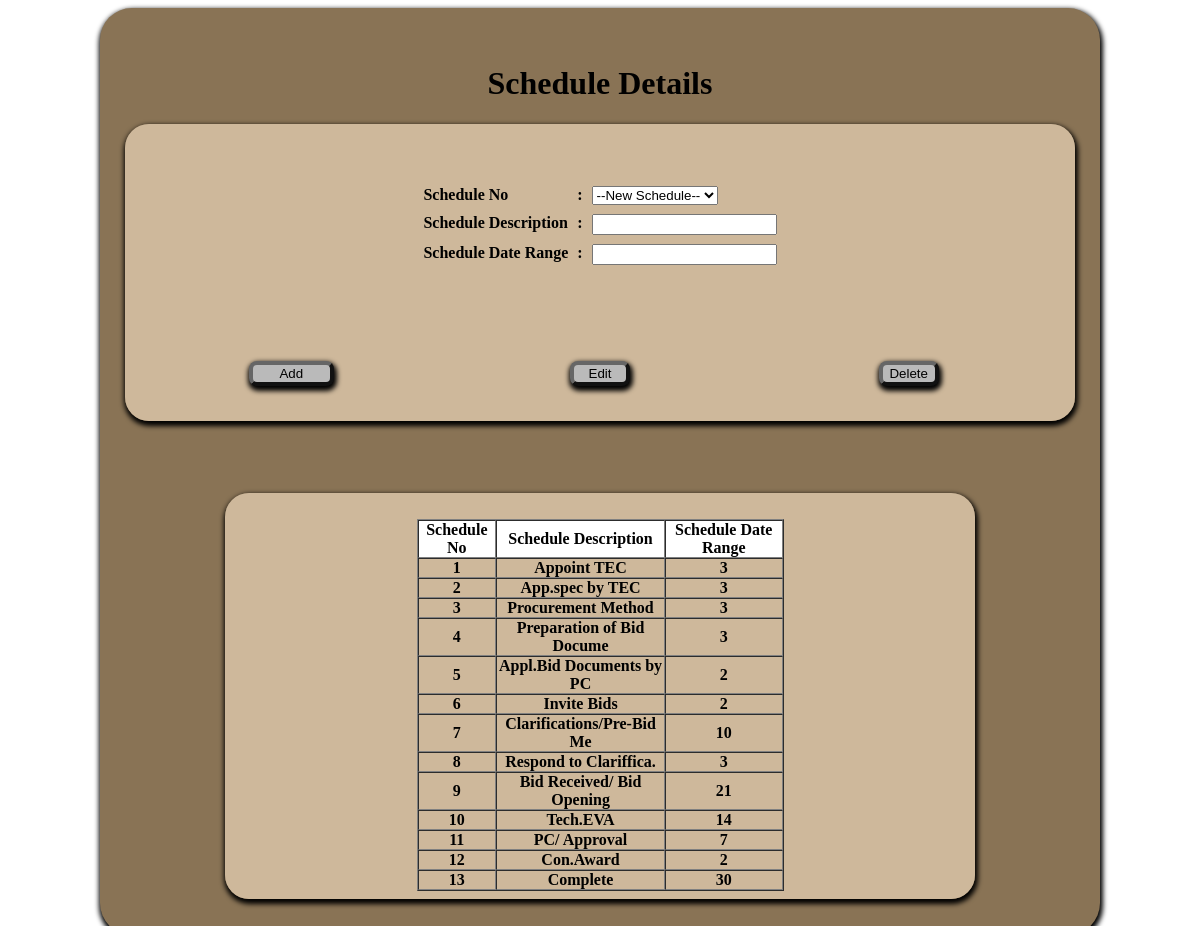
Page /schedule_task_bkp.php on the committed database.
### tables this page shows
CREATE TABLE IF NOT EXISTS `shdl_task_tbl` (
  `sh_no` int(11) NOT NULL AUTO_INCREMENT,
  `sh_des` varchar(25) NOT NULL,
  `date_range` int(11) NOT NULL,
  PRIMARY KEY (`sh_no`)
);

### phpfncs/Database.php (called while the page is built, shortened)
<?php
class DBOperations
{
private $ServerCon;
	public function Connect_to_DB($db)
	{
	$this->ServerCon = mysql_connect("localhost","root","");
	if (!$this->ServerCon)
		  {
		  die('Could not connect: ' . mysql_error());
		  }
	  else
		  {
			$this->DbCon =mysql_select_db('misaccdb', $this->ServerCon);
		  }
	}
	public function Exe_Qry($query)
	{
			$result = mysql_query($query, $this->ServerCon);
				if(!$result)
				{
					die('DB Error: ' . mysql_error(). " <br/>" .$query);
					echo '<script> alert ("'. mysql_error() .'"); </script>';
				}
				else
				{
					return $result;
				}
	}
}
?>

### schedule_task_bkp.php (the view, shortened to what this page needs)
<!DOCTYPE html>
<html>
<head>
<link href="css/Css_file.css" rel="stylesheet" type="text/css">
<?php
require_once ("phpfncs/Database.php");
require_once ("phpfncs/Funcs.php");
$db = new DBOperations("attend_db");
?>
</head>
	<body>
<div id="wrapp">
	<form method="post" action="" onSubmit="return validate_form(this);" class="plain">
<table align="center" class="searchResults">
		<table width="94%" height="297"  border="0" align="center" cellpadding="10" cellspacing="1" id="wrapped2">
		  <caption><h1>Schedule Details</h1></caption>
				<tr>
					<th>
					<table align="center"  border="0" cellpadding="4" cellspacing="1" style="color:#000000">
                <div class="combobox">
				<tr>
					<th valign="top" scope="row"><div align="left">Schedule No</div></th>
					<th valign="top">:</th>
							<td align="left">
							<select name = "txtsh_no" id = "txtsh_no" onChange = "buttonfun()">
            <?php
				$values =$db->Exe_Qry("SELECT sh_no FROM shdl_task_tbl");
				echo "<option >--New Schedule--</option>";
				while ($row = mysql_fetch_array($values)) {
					$setSelect = "";
					echo "<option value='$row[0]' $setSelect>$row[0]</option>";
				}
			?>
			</td>
    </tr>
				</tr>
				</div>
				<tr>
					<th valign="top" scope="row"><div align="left">Schedule Description</div></th>
					<th valign="top">:</th>
					<td align="left">
					<input name="txtsh_des" id="txtsh_des" type="text"></td>
				</tr>
	<tr>
					<th valign="top" scope="row"><div align="left">Schedule Date Range</th>
					<th valign="top">:</th>
                    <td align="left">
					<input name="txtdate_range" id="txtdate_range" type="text"></td>
				</tr>
			<br/>
			<br/>
			<tr>
				<td class="tbrow" colspan="3" >
				<table width="100%" >
					<tr >
						<td class="tbrow" width="22%"> <div align="center"><font color="#FF33CC" size="1">
							<input name="btnadd" type="submit" id="btnaddid" value="Add" onClick="myfunction()">
							</font></div>
						</td>
					<td class="tbrow" width="22%"> <div align="center"><font color="#FF33CC">
							<input name="btnEdit" type="submit" value="Edit" onClick="document.location.href ='Schedule_task.php?pr_no=<?php echo $row['sh_no'] ?>'" class="button" style="width:60px;"/>
							</font></div>
						   <td class="tbrow" width="22%"> <div align="center"><font color="#FF33CC">
						   <input name="btndelete" id="btndelete" type="submit" value="Delete" class="button" onClick="document.location..href ='Schedule_task.php?cmd=delete&pr_no=<?php echo $row['sh_no'] ?>'" style="width:60px;" />
							</font></div>
						</td>
				</tr>
				</table>
				</td>
			</tr>
<br/>
			<br/>
				<br/>
			<br/>
			<table id="wrapped" align="center" cellspacing="3" cellpadding="5" border="0">
			<tr>
				<th>
				<?php
					$result1=$db->Exe_Qry("SELECT * FROM shdl_task_tbl ORDER BY sh_no");
					if(mysql_num_rows($result1)>0){
					if ($myrow = mysql_fetch_array($result1)) {
					echo '<br>';
					echo '<table id = "table2" align="center" border="1" cellspacing="0" cellpadding="0" width=50% >'."\n";
					echo '<tr bgcolor="#FFFFFF" height="30">';
					echo '<td class="tbrow" ><div align="center">Schedule No</td>';
					echo '<td class="tbrow" ><div align="center">Schedule Description</td>';
					echo '<td class="tbrow" ><div align="center">Schedule Date Range</td>';
					echo "</tr>\n";
					do {
				?>
				<tr>
                	<td class="" ><?php echo $myrow['sh_no']; ?></td>
					<td class="" ><?php echo $myrow['sh_des']; ?></td>
				<td class="" ><?php echo $myrow['date_range']; ?></td>
				<?php
					}
					while ($myrow = mysql_fetch_array($result1));
					echo '</table>';
					}
					}
					else{
						echo "No Result to Display";
					}
				?>
				</th>
			</table>
	<br />
	<br />
</body>
</html>

### css/Css_file.css (style rules this page uses)
Caption { color:#000000; white-space:nowrap; }
#wrapp { width:1000px; margin:auto; background:#897355; box-shadow:1px 3px 5px 2px; border-radius:2em; }
input[type="submit"],#browse,#start-upload,.butt { background:#bababa; border-radius: 8px; border-color:#666666; border-width:4px; width:85px; box-shadow:1px 3px 5px 2px; }
#wrapped { background:url(../images/inbg5.png); margin:auto; width:750px; box-shadow:1px 3px 5px 2px; border-radius:1.5em; }
#wrapped2 { background:url(../images/inbg5.png); margin:auto; width:95%; box-shadow:1px 3px 5px 2px; border-radius:1.5em; }
th, td { font-weight:bolder; vertical-align:central; color:#000; font-size:16px; }

### rows in the picture
shdl_task_tbl: sh_no "1", sh_des "Appoint TEC", date_range "3"
shdl_task_tbl: sh_no "2", sh_des "App.spec by TEC", date_range "3"
shdl_task_tbl: sh_no "3", sh_des "Procurement Method", date_range "3"
shdl_task_tbl: sh_no "4", sh_des "Preparation of Bid Docume", date_range "3"
shdl_task_tbl: sh_no "5", sh_des "Appl.Bid Documents by PC", date_range "2"
shdl_task_tbl: sh_no "6", sh_des "Invite Bids", date_range "2"
shdl_task_tbl: sh_no "7", sh_des "Clarifications/Pre-Bid Me", date_range "10"
shdl_task_tbl: sh_no "8", sh_des "Respond to Clariffica.", date_range "3"
shdl_task_tbl: sh_no "9", sh_des "Bid Received/ Bid Opening", date_range "21"
shdl_task_tbl: sh_no "10", sh_des "Tech.EVA", date_range "14"
shdl_task_tbl: sh_no "11", sh_des "PC/ Approval", date_range "7"
shdl_task_tbl: sh_no "12", sh_des "Con.Award", date_range "2"
shdl_task_tbl: sh_no "13", sh_des "Complete", date_range "30"
